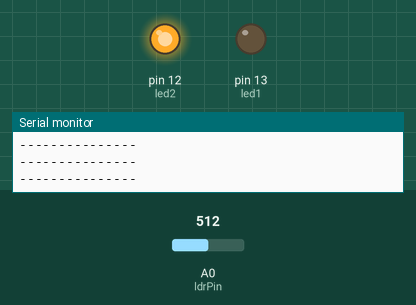
A sketch run on a simulated Arduino Uno, built with avr-gcc and run on an emulated ATmega328P. Parts: output pins drawn as LEDs (lit = HIGH), the last lines printed to the serial monitor. The inputs (shaded band) are chosen by the test bench; at power-on: A0 (ldrPin) = 512.

Above: at 1.2 s.
1.3 s: A0 (ldrPin) set to 316
2.8 s: A0 (ldrPin) set to 294
At 3.6 s:
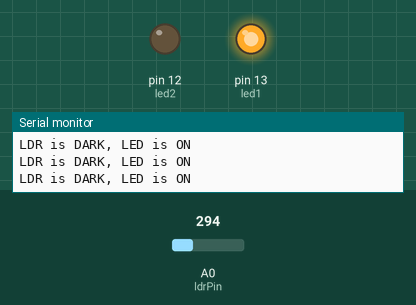
4.3 s: A0 (ldrPin) set to 306
At 5.5 s:
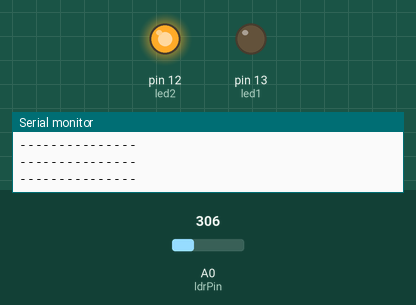
5.8 s: A0 (ldrPin) set to 290
At 7.2 s:
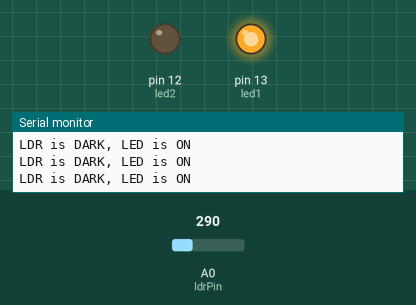
Timing chart, 0 to 8.3 s (numbered marks = the images above; inputs shaded):
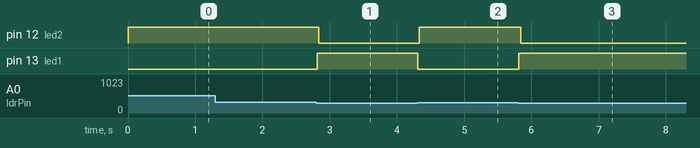

The sketch:

ldr.ino
```cpp
//set pin numbers
//const won't change
const int led1 = 13;
const int led2 = 12;//the number of the LED pin
const int ldrPin = A0;  //the number of the LDR pin


void setup() {

  Serial.begin(9600);
  pinMode(led1, OUTPUT);
  pinMode(led2, OUTPUT);//initialize the LED pin as an output
  pinMode(ldrPin, INPUT);   //initialize the LDR pin as an input
}

void loop() {

  int ldrStatus = analogRead(ldrPin);   //read the status of the LDR value

  //check if the LDR status is <= 300
  //if it is, the LED is HIGH

   if (ldrStatus <=300) {

    digitalWrite(led1, HIGH);               //turn LED on
    Serial.println("LDR is DARK, LED is ON");
    digitalWrite(led2, LOW);
   }
  else {

    digitalWrite(led1, LOW);          //turn LED off
    Serial.println("---------------");
    digitalWrite(led2, HIGH);
  }


}
```

Measured:
- the behaviour switches between 301 and 300 on A0 (ldrPin) (found by bisection; images 0 and 1)
- after the input at 2.8 s, pin 12 (led2): HIGH → LOW at once; pin 13 (led1): LOW → HIGH at once
- after the input at 4.3 s, pin 12 (led2): LOW → HIGH at once; pin 13 (led1): HIGH → LOW at once
- after the input at 5.8 s, pin 12 (led2): HIGH → LOW at once; pin 13 (led1): LOW → HIGH at once
